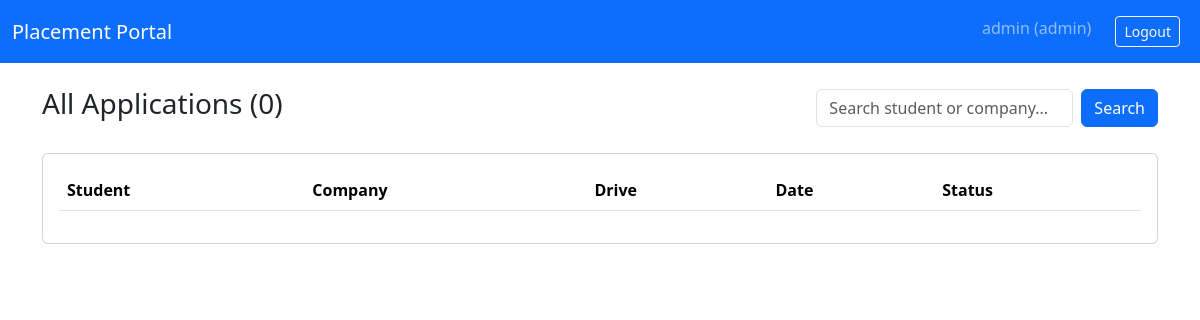
The app's page /admin/applications (signed in), older data.
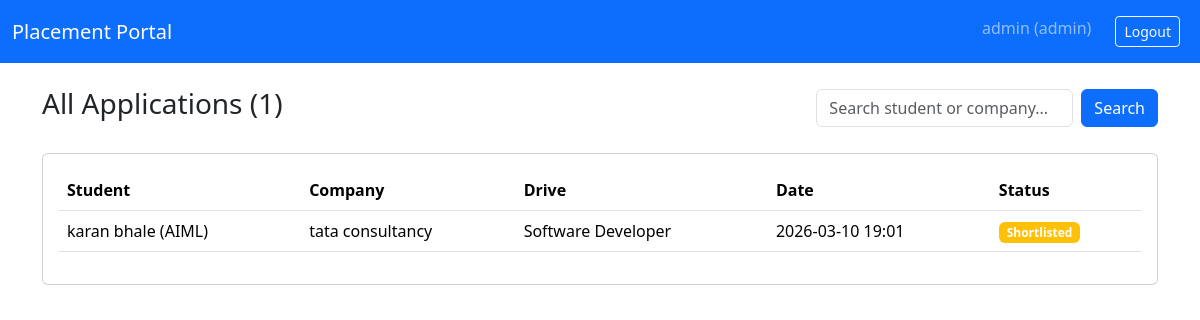
The same page, newer data.
### models.py (models this page shows)
class Application(db.Model):
    __tablename__ = 'application'
    id = db.Column(db.Integer, primary_key=True)
    student_id = db.Column(db.Integer, db.ForeignKey('student.id', ondelete='CASCADE'), nullable=False, index=True)
    drive_id = db.Column(db.Integer, db.ForeignKey('placement_drive.id', ondelete='CASCADE'), nullable=False, index=True)
    applied_at = db.Column(db.DateTime, default=datetime.utcnow, index=True)
    status = db.Column(db.Enum('applied', 'shortlisted', 'selected', 'rejected'),
                      default='applied', index=True)
    resume_path = db.Column(db.String(200))
    __table_args__ = (
        db.UniqueConstraint('student_id', 'drive_id', name='uq_student_drive'),
    )

class Student(db.Model):
    __tablename__ = "student"
    id = db.Column(db.Integer, primary_key=True)
    user_id = db.Column(
        db.Integer, db.ForeignKey("user.id", ondelete="CASCADE"), nullable=False, unique=True
    )
    full_name = db.Column(db.String(100), nullable=False)
    contact = db.Column(db.String(15))
    branch = db.Column(db.String(50))
    year = db.Column(db.Integer)
    cgpa = db.Column(db.Float)
    skills = db.Column(db.Text)
    education = db.Column(db.Text)
    resume_path = db.Column(db.String(500))
    is_blacklisted = db.Column(db.Boolean, default=False)
    created_at = db.Column(db.DateTime, default=datetime.utcnow)

class Company(db.Model):
    __tablename__ = 'company'
    id = db.Column(db.Integer, primary_key=True)
    user_id = db.Column(db.Integer, db.ForeignKey('user.id', ondelete='CASCADE'), nullable=False, unique=True)
    name = db.Column(db.String(100), nullable=False)
    industry = db.Column(db.String(100))
    is_blacklisted = db.Column(db.Boolean, default=False)
    hr_contact = db.Column(db.String(100))
    website = db.Column(db.String(200))
    address = db.Column(db.Text)
    is_approved = db.Column(db.Boolean, default=False)
    created_at = db.Column(db.DateTime, default=datetime.utcnow)

class PlacementDrive(db.Model):
    __tablename__ = "placement_drive"
    id = db.Column(db.Integer, primary_key=True)
    company_id = db.Column(db.Integer, db.ForeignKey("company.id", ondelete="CASCADE"), nullable=False)
    title = db.Column(db.String(100), nullable=False)
    description = db.Column(db.Text, nullable=False)
    skills_required = db.Column(db.Text)
    experience = db.Column(db.String(50))
    salary_range = db.Column(db.String(50))
    eligibility = db.Column(db.Text)
    deadline = db.Column(db.DateTime, nullable=False)
    status = db.Column(db.Enum("pending", "approved","active", "closed"), default="pending", index=True)  # CHANGED: active/closed
    created_at = db.Column(db.DateTime, default=datetime.utcnow, index=True)

### app.py (the view, shortened to what this page needs)
@app.route("/admin/applications")
@login_required
def admin_applications():
    role_required(UserRole.ADMIN)
    query = request.args.get('q', '').strip().lower()
    applications = Application.query.join(Student).join(PlacementDrive).join(Company)
    applications = applications.order_by(Application.applied_at.desc()).all()
    return render_template("admin/applications.html", applications=applications, search_query=query)

### app.py (called while the page is built)
@login_manager.user_loader
def load_user(user_id):
    return User.query.get(int(user_id))

def role_required(role: UserRole):
    if (not current_user.is_authenticated) or (current_user.role != role):
        abort(403)

@app.context_processor
def inject_profile_status():
    def get_profile_status(user):
        if user.role != UserRole.STUDENT:
            return "complete"
        student = user.student[0]
        if not student:
            return "incomplete"
        score = 0
        if student.full_name: score += 1
        if student.branch: score += 1
        if student.skills: score += 1
        if student.resume_path: score += 2
        if score >= 4: return "complete"
        elif score >= 2: return "partial"
        return "incomplete"
    return dict(get_profile_status=get_profile_status)

### templates/admin/applications.html (shortened to what this page needs)
{% extends "base.html" %}
{% block content %}
<div class="d-flex justify-content-between align-items-center mb-4">
  <h3>All Applications ({{ applications|length }})</h3>
  <form method="get" class="d-flex">
    <input name="q" value="{{ search_query }}" placeholder="Search student or company..." class="form-control me-2">
    <button class="btn btn-primary">Search</button>
  </form>
</div>
<div class="card">
  <div class="card-body table-responsive">
    <table class="table table-hover">
      <thead>
      <tr>
        <th>Student</th>
        <th>Company</th>
        <th>Drive</th>
        <th>Date</th>
        <th>Status</th>
      </tr>
      </thead>
      <tbody>
      {% for a in applications %}
      <tr>
        <td>{{ a.student.full_name }} ({{ a.student.branch }})</td>
        <td>{{ a.drive.company.name }}</td>
        <td>{{ a.drive.title }}</td>
        <td>{{ a.applied_at.strftime('%Y-%m-%d %H:%M') }}</td>
        <td>
          <span class="badge bg-{{ 'secondary' if a.status == 'applied' else 'warning' if a.status == 'shortlisted' else 'success' if a.status == 'selected' else 'danger' }}">
            {{ a.status|title }}
          </span>
        </td>
      </tr>
      {% endfor %}
      </tbody>
    </table>
  </div>
</div>
{% endblock %}

Row changes from the older to the newer data that the page shows:
added Application: student.full_name "karan bhale", student.branch "AIML", drive.company.name "tata consultancy", drive "Software Developer", applied_at "2026-03-10 19:01", status "Shortlisted"
Text that changed along with them:
{{ applications|length }}: "0" → "1"
